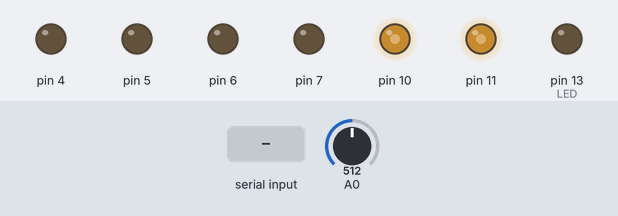
A sketch run on a simulated Arduino Uno, built with avr-gcc and run on an emulated ATmega328P. On the bench: output pins drawn as LEDs (lit = HIGH). Inputs (shaded band) come from the test bench; at power-on: A0 = 512.

Above: at 1.2 s.
1.3 s: A0 set to 716
At 2.5 s:
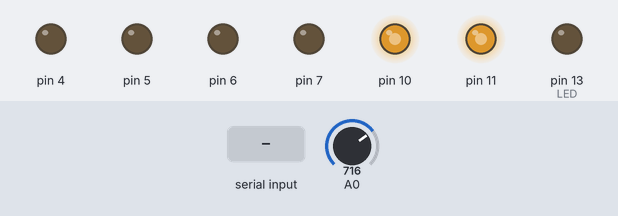
2.8 s: "F" received over Serial
At 3.7 s:
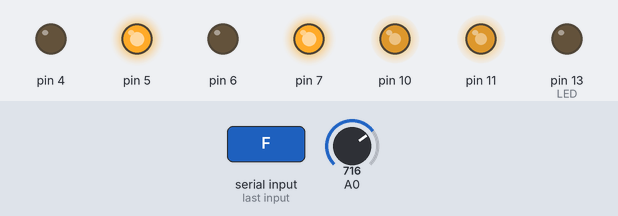
4.3 s: "R" received over Serial
At 4.8 s:
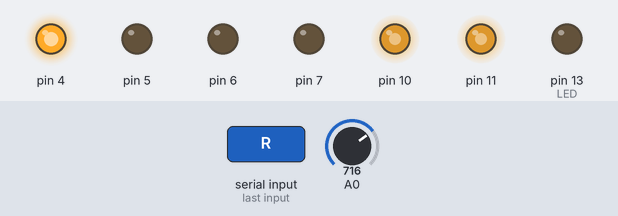
5.8 s: A0 set to 900
At 7.0 s:
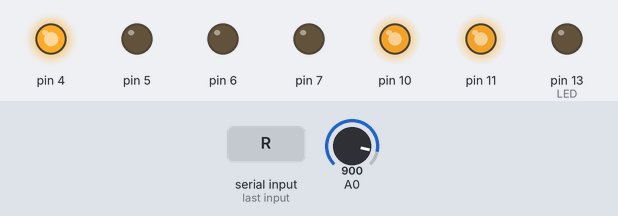
7.3 s: "L" received over Serial
At 8.3 s:
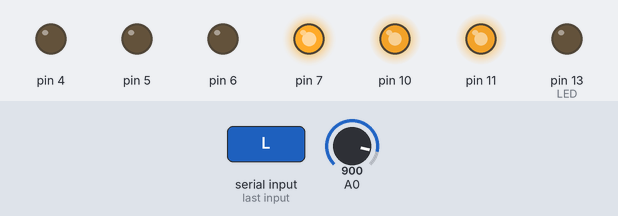
8.8 s: "G" received over Serial
At 9.5 s:
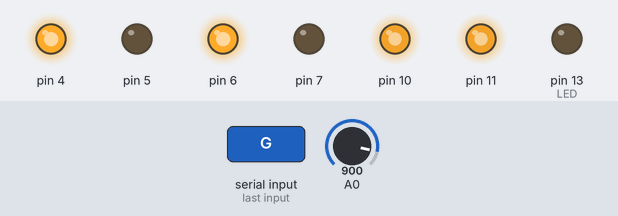
Timing chart, 0 to 11.3 s (numbered marks = the images above; inputs shaded):
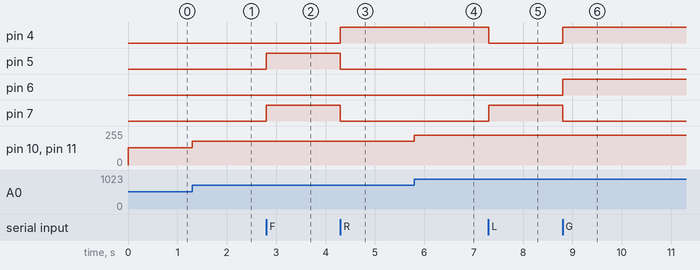

Measured:
- after the input at 1.3 s, pin 10, pin 11: 128/255 → 179/255 at once
- after the input at 2.8 s, pin 5, pin 7: LOW → HIGH at once
- after the input at 4.3 s, pin 4: LOW → HIGH at once; pin 5, pin 7: HIGH → LOW at once
- after the input at 5.8 s, pin 10, pin 11: 179/255 → 225/255 at once
- after the input at 7.3 s, pin 4: HIGH → LOW at once; pin 7: LOW → HIGH at once
- after the input at 8.8 s, pin 4, pin 6: LOW → HIGH at once; pin 7: HIGH → LOW at once

The sketch:

final_car_code_with_bluetooth.ino
```cpp
int speed;
int LED = 13;
char input;

void setup()
{
  Serial.begin(9600);
  pinMode(7, OUTPUT);
  pinMode(6, OUTPUT);
  pinMode(5, OUTPUT);
  pinMode(4, OUTPUT);
  pinMode(10, OUTPUT);
  pinMode(11, OUTPUT);
  pinMode(LED, OUTPUT);
  }

void loop()
{
  int potentiometer = analogRead(A0);
  int potent = potentiometer/4;

  analogWrite(10, potent);
  analogWrite(11, potent);

  digitalWrite(LED, LOW);
  speed = 350;
  while(Serial.available())
  {
    digitalWrite(LED, HIGH);
    input = Serial.read();
    if(input == 'F')
    {
      forward();
    }
    else if (input== 'R')
    {
      right();
    }
    else if (input== 'L')
    {
      left();
    }
    else if (input== 'G')
    {
      backward();
    }
    else if (input== 'S')
    {
      stop();
    }
  }
}
void stop(){
  digitalWrite(7, LOW);
  digitalWrite(6, LOW);
  digitalWrite(5, LOW);
  digitalWrite(4, LOW);
}
void backward()
{
  digitalWrite(7, LOW);
  digitalWrite(6, HIGH);
  digitalWrite(5, LOW);
  digitalWrite(4, HIGH);
}
void forward()
{
  digitalWrite(7, HIGH);
  digitalWrite(6, LOW);
  digitalWrite(5, HIGH);
  digitalWrite(4, LOW);
}
void left()
{
  digitalWrite(7, HIGH);
  digitalWrite(6, LOW);
  digitalWrite(5, LOW);
  digitalWrite(4, LOW);
}
void right()
{
  digitalWrite(7, LOW);
  digitalWrite(6, LOW);
  digitalWrite(5, LOW);
  digitalWrite(4, HIGH);
}
```
